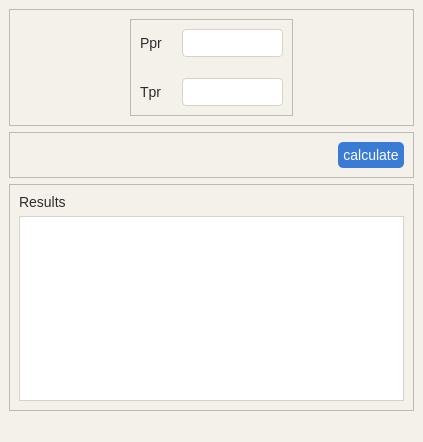
<?xml version="1.0" encoding="UTF-8"?>
<ui version="4.0">
 <class>MainWindow</class>
 <widget class="QMainWindow" name="MainWindow">
  <property name="geometry">
   <rect>
    <x>0</x>
    <y>0</y>
    <width>423</width>
    <height>442</height>
   </rect>
  </property>
  <property name="windowTitle">
   <string>z_calculator</string>
  </property>
  <property name="styleSheet">
   <string notr="true">QWidget {
    background-color: #f4f1ea;
    color: #2c2c2c;
    font-family: &quot;Segoe UI&quot;;
    font-size: 10.5pt;
}</string>
  </property>
  <widget class="QWidget" name="centralwidget">
   <layout class="QVBoxLayout" name="verticalLayout_2">
    <item>
     <widget class="QFrame" name="frame_2">
      <property name="frameShape">
       <enum>QFrame::StyledPanel</enum>
      </property>
      <property name="frameShadow">
       <enum>QFrame::Raised</enum>
      </property>
      <layout class="QHBoxLayout" name="horizontalLayout">
       <item>
        <spacer name="horizontalSpacer">
         <property name="orientation">
          <enum>Qt::Horizontal</enum>
         </property>
         <property name="sizeHint" stdset="0">
          <size>
           <width>60</width>
           <height>20</height>
          </size>
         </property>
        </spacer>
       </item>
       <item>
        <widget class="QFrame" name="frame">
         <property name="frameShape">
          <enum>QFrame::StyledPanel</enum>
         </property>
         <property name="frameShadow">
          <enum>QFrame::Raised</enum>
         </property>
         <layout class="QFormLayout" name="formLayout">
          <property name="horizontalSpacing">
           <number>20</number>
          </property>
          <property name="verticalSpacing">
           <number>21</number>
          </property>
          <item row="0" column="0">
           <widget class="QLabel" name="PrLbl">
            <property name="font">
             <font>
              <family>Segoe UI</family>
              <pointsize>11</pointsize>
             </font>
            </property>
            <property name="text">
             <string>Ppr</string>
            </property>
           </widget>
          </item>
          <item row="0" column="1">
           <widget class="QLineEdit" name="PrInput">
            <property name="maximumSize">
             <size>
              <width>101</width>
              <height>16777215</height>
             </size>
            </property>
            <property name="font">
             <font>
              <family>Segoe UI</family>
              <pointsize>11</pointsize>
             </font>
            </property>
            <property name="styleSheet">
             <string notr="true">QLineEdit {
    background-color: #ffffff;
    color: #2c2c2c;
    border: 1px solid #d6d3cd;
    border-radius: 4px;
    padding: 4px;
}

QLineEdit:focus {
    border: 1px solid #3a7bd5;
    background-color: #fdfefe;
}</string>
            </property>
            <property name="alignment">
             <set>Qt::AlignCenter</set>
            </property>
           </widget>
          </item>
          <item row="1" column="0">
           <widget class="QLabel" name="TrLbl">
            <property name="font">
             <font>
              <family>Segoe UI</family>
              <pointsize>11</pointsize>
             </font>
            </property>
            <property name="text">
             <string>Tpr</string>
            </property>
           </widget>
          </item>
          <item row="1" column="1">
           <widget class="QLineEdit" name="TrInput">
            <property name="maximumSize">
             <size>
              <width>101</width>
              <height>16777215</height>
             </size>
            </property>
            <property name="font">
             <font>
              <family>Segoe UI</family>
              <pointsize>11</pointsize>
             </font>
            </property>
            <property name="styleSheet">
             <string notr="true">QLineEdit {
    background-color: #ffffff;
    color: #2c2c2c;
    border: 1px solid #d6d3cd;
    border-radius: 4px;
    padding: 4px;
}

QLineEdit:focus {
    border: 1px solid #3a7bd5;
    background-color: #fdfefe;
}</string>
            </property>
            <property name="alignment">
             <set>Qt::AlignCenter</set>
            </property>
           </widget>
          </item>
         </layout>
        </widget>
       </item>
       <item>
        <spacer name="horizontalSpacer_2">
         <property name="orientation">
          <enum>Qt::Horizontal</enum>
         </property>
         <property name="sizeHint" stdset="0">
          <size>
           <width>59</width>
           <height>20</height>
          </size>
         </property>
        </spacer>
       </item>
      </layout>
     </widget>
    </item>
    <item>
     <widget class="QFrame" name="frame_4">
      <property name="frameShape">
       <enum>QFrame::StyledPanel</enum>
      </property>
      <property name="frameShadow">
       <enum>QFrame::Raised</enum>
      </property>
      <layout class="QHBoxLayout" name="horizontalLayout_2">
       <item>
        <spacer name="horizontalSpacer_3">
         <property name="orientation">
          <enum>Qt::Horizontal</enum>
         </property>
         <property name="sizeHint" stdset="0">
          <size>
           <width>270</width>
           <height>20</height>
          </size>
         </property>
        </spacer>
       </item>
       <item>
        <widget class="QPushButton" name="calcBtn">
         <property name="font">
          <font>
           <family>Segoe UI</family>
           <pointsize>11</pointsize>
          </font>
         </property>
         <property name="styleSheet">
          <string notr="true">QPushButton {
    background-color: #3a7bd5;
    color: white;
    border-radius: 5px;
    padding: 5px;
}

QPushButton:hover {
    background-color: #2f66b3;
}</string>
         </property>
         <property name="text">
          <string>calculate</string>
         </property>
         <property name="shortcut">
          <string>Return</string>
         </property>
        </widget>
       </item>
      </layout>
     </widget>
    </item>
    <item>
     <widget class="QFrame" name="frame_3">
      <property name="frameShape">
       <enum>QFrame::StyledPanel</enum>
      </property>
      <property name="frameShadow">
       <enum>QFrame::Raised</enum>
      </property>
      <layout class="QVBoxLayout" name="verticalLayout">
       <item>
        <widget class="QLabel" name="TrLbl_2">
         <property name="font">
          <font>
           <family>Segoe UI</family>
           <pointsize>11</pointsize>
          </font>
         </property>
         <property name="text">
          <string>Results</string>
         </property>
        </widget>
       </item>
       <item>
        <widget class="QTextEdit" name="output_box">
         <property name="styleSheet">
          <string notr="true">QTextEdit {
    background-color: #ffffff;
    color: #1f1f1f;
    border: 1px solid #d6d3cd;
    font-family: Consolas;
}</string>
         </property>
        </widget>
       </item>
      </layout>
     </widget>
    </item>
   </layout>
  </widget>
  <widget class="QMenuBar" name="menubar">
   <property name="geometry">
    <rect>
     <x>0</x>
     <y>0</y>
     <width>423</width>
     <height>31</height>
    </rect>
   </property>
  </widget>
  <widget class="QStatusBar" name="statusbar"/>
 </widget>
 <resources/>
 <connections/>
</ui>
